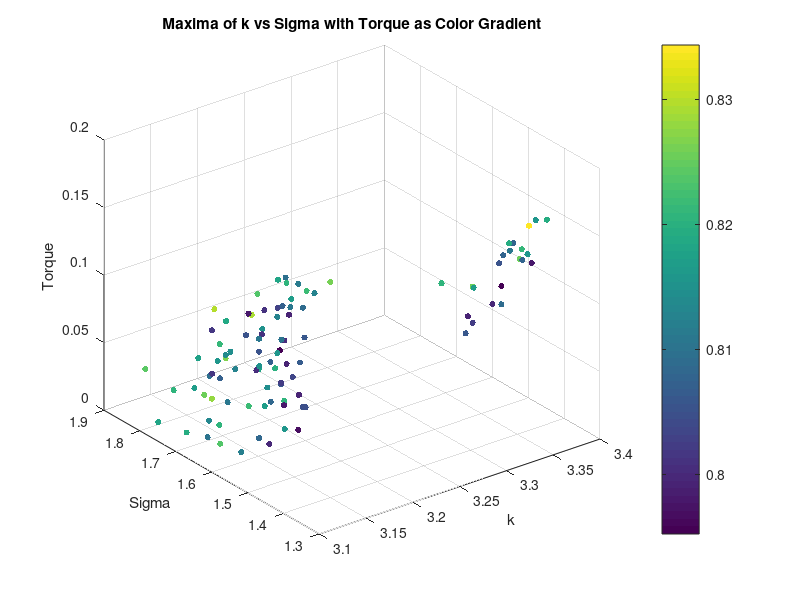
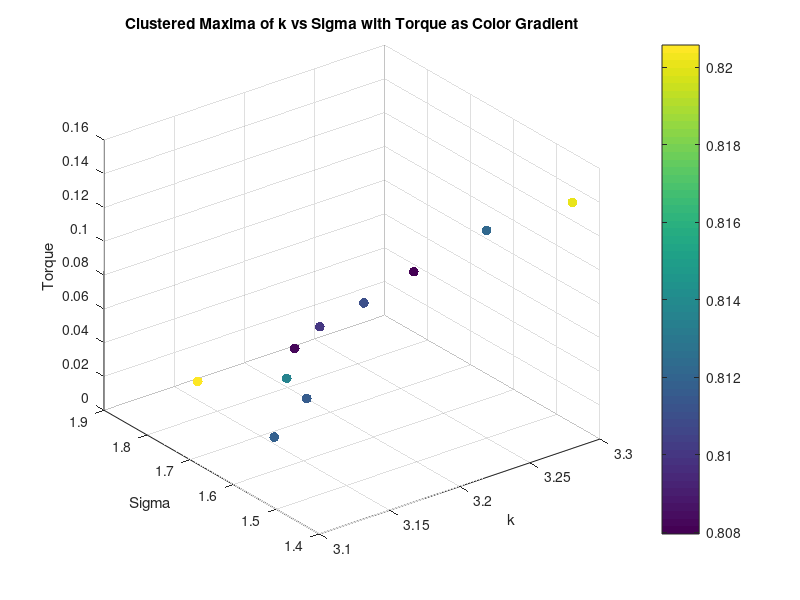
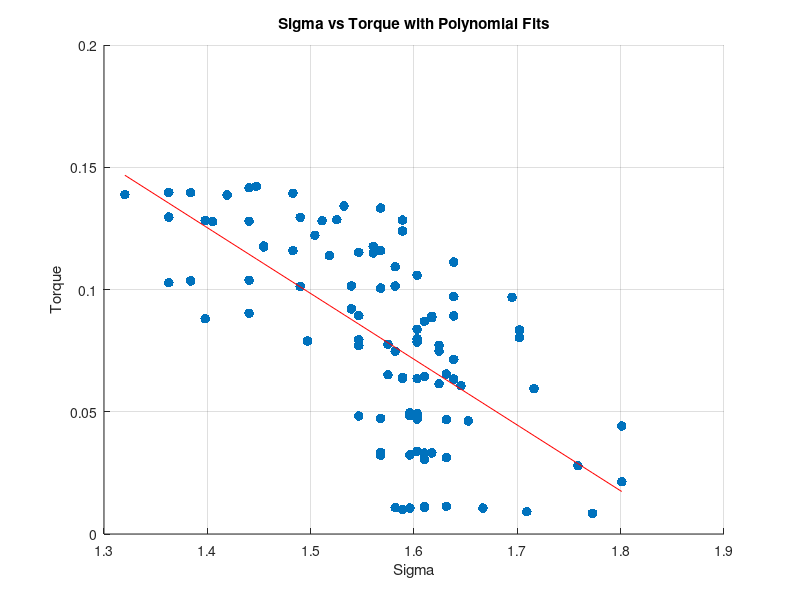
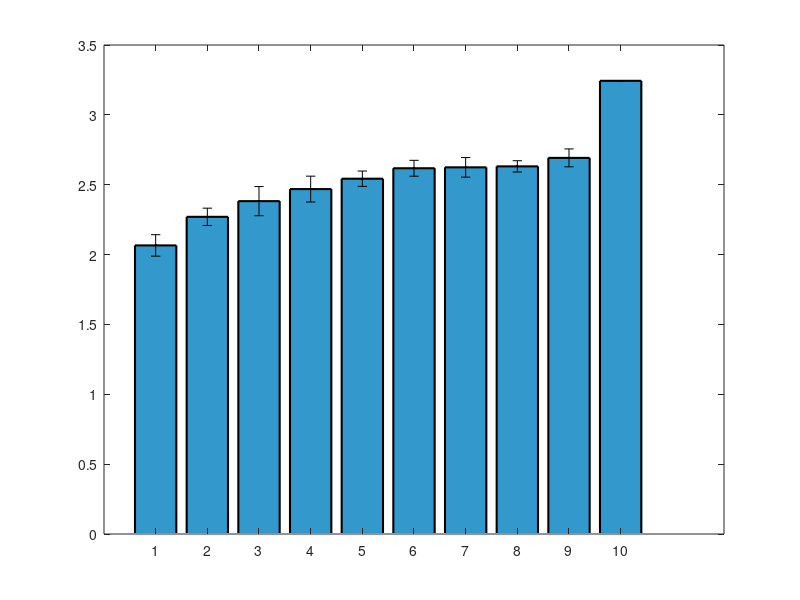

Write MATLAB code to recreate these figures, in order. (Note: this script raises an error after producing the figures.)
clear all;
close all;


%% Torque Analysis
load('maxima_data.mat');
scatter3(maxima_k, maxima_sigma, torque_values, 20, maxima_corr, 'filled');
xlabel('k');
ylabel('Sigma');
zlabel('Torque');
title('Maxima of k vs Sigma with Torque as Color Gradient');
colorbar;
grid on;
% K means clustering of torque into 10 clusters, taking mean of each cluster k, sigma and corr too
[cluster_idx, cluster_centers] = kmeans(torque_values', 10);
% Take the mean of each cluster
torque_means = zeros(10, 1);
sigma_means = zeros(10, 1);
sigma_stds = zeros(10, 1);
k_means = zeros(10, 1);
corr_means = zeros(10, 1);
for i = 1:10
    torque_means(i) = mean(torque_values(cluster_idx == i));
    sigma_means(i) = mean(maxima_sigma(cluster_idx == i));
    k_means(i) = mean(maxima_k(cluster_idx == i));
    corr_means(i) = mean(maxima_corr(cluster_idx == i));
    sigma_stds(i) = std(maxima_sigma(cluster_idx == i));
end
% Plot the clusters
figure;
scatter3(k_means, sigma_means, torque_means, 50, corr_means, 'filled');
xlabel('k');
ylabel('Sigma');
zlabel('Torque');
title('Clustered Maxima of k vs Sigma with Torque as Color Gradient');
colorbar;
grid on;
% Ensure data is sorted for polyfit
[sigma_sorted, sort_idx] = sort(maxima_sigma);
torque_sorted = torque_values(sort_idx);
% Display correlation between torque and sigma
disp('Correlation between Torque and Sigma:');
disp(corr(torque_sorted', sigma_sorted'));
% Display correlation between torque and sigma^2
disp('Correlation between Torque and Sigma^2:');
disp(corr(torque_sorted', sigma_sorted'.^2));
% Polyfit for sigma vs torque (order 1 and 2)
p1_sigma = polyfit(sigma_sorted, torque_sorted, 1);
% Calculate fitted values and normalized MSE for sigma vs torque
fitted_torque_p1_sigma = polyval(p1_sigma, sigma_sorted);
mse_p1_sigma = mean((torque_sorted - fitted_torque_p1_sigma).^2);
nmse_p1_sigma = mse_p1_sigma / var(torque_sorted);
% Display results for sigma vs torque
disp('Sigma vs Torque:');
disp(['Order 1 nMSE: ', num2str(nmse_p1_sigma)]);
%display correlation between torque and sigma
% Plot for sigma vs torque with polynomial fits (first instance)
figure;
scatter(sigma_sorted, torque_sorted, 50, 'filled','DisplayName', 'Data');
hold on;
plot(sigma_sorted, fitted_torque_p1_sigma, '-r', 'DisplayName', ...
    ['Order 1 Fit: y = ', num2str(p1_sigma(1)), 'x + ', num2str(p1_sigma(2)), ...
    ', nMSE = ', num2str(nmse_p1_sigma)]);
xlabel('Sigma');
ylabel('Torque');
title('Sigma vs Torque with Polynomial Fits');
grid on;

%Plot means of sigma as bar plot with variance as error bars
figure;
[sorted_sigma_means,idx] = sort(sigma_means);
sorted_sigma_stds = sigma_stds(idx);
bar(sorted_sigma_means.^2, 'FaceColor', [0.2 0.6 0.8], 'EdgeColor', 'k', 'LineWidth', 1.5);
% Set the x-ticks to the cluster indices
hold on;
errorbar(sorted_sigma_means.^2,sorted_sigma_stds, 'k.', 'LineWidth', 1.5);
ylim([1.9 3.5]);

xlabel('Torque Number');
ylabel('Mean Sigma');

% Ensure data is sorted for polyfit
[sigma_sorted, sort_idx] = sort(sigma_means);
torque_sorted = torque_means(sort_idx);
%Display correlation between torque and sigma
disp('Correlation between Torque and Sigma:');
disp(corr(torque_sorted, sigma_sorted));
%Display correlation between torque and sigma^2
disp('Correlation between Torque and Sigma^2:');
disp(corr(torque_sorted, sigma_sorted.^2));
% Polyfit for sigma vs torque (order 1 and 2)
p1_sigma = polyfit(sigma_sorted, torque_sorted, 1);
p2_sigma = polyfit(sigma_sorted, torque_sorted, 2);
% Calculate zitted values and normalized MSE for sigma vs torque
fitted_torque_p1_sigma = polyval(p1_sigma, sigma_sorted);
fitted_torque_p2_sigma = polyval(p2_sigma, sigma_sorted);
mse_p1_sigma = mean((torque_sorted - fitted_torque_p1_sigma).^2);
mse_p2_sigma = mean((torque_sorted - fitted_torque_p2_sigma).^2);
nmse_p1_sigma = mse_p1_sigma / var(torque_sorted);
nmse_p2_sigma = mse_p2_sigma / var(torque_sorted);
% Display results for sigma vs torque
disp('Sigma vs Torque:');
disp(['Order 1 nMSE: ', num2str(nmse_p1_sigma)]);
disp(['Order 2 nMSE: ', num2str(nmse_p2_sigma)]);
% Plot for sigma vs torque with polynomial fits (second instance)
figure;
scatter(sigma_sorted, torque_sorted, 50, 'filled', 'DisplayName', 'Data');
hold on;
% plot(sigma_sorted, fitted_torque_p1_sigma, '-r', 'DisplayName', ...
%     ['Order 1 Fit: y = ', num2str(p1_sigma(1)), 'x + ', num2str(p1_sigma(2)), ...
%     ', nMSE = ', num2str(nmse_p1_sigma)]);
% plot(sigma_sorted, fitted_torque_p2_sigma, '--g', 'DisplayName', ...
%     ['Order 2 Fit: y = ', num2str(p2_sigma(1)), 'x^2 + ', num2str(p2_sigma(2)), ...
%     'x + ', num2str(p2_sigma(3)), ', nMSE = ', num2str(nmse_p2_sigma)]);
xlabel('Sigma');
ylabel('Torque');
title('Sigma vs Torque with Polynomial Fits');
grid on;



% %% Diameter Analysis
% % Saved as diameter_value, k_values(max_k_idx), sigma_values(max_sigma_idx), max_val
% load('maxima_data_Diam.mat');

% figure;
% scatter3(maxima_matrix(:, 2), maxima_matrix(:, 3), maxima_matrix(:, 1), 50, maxima_matrix(:, 1), 'filled'); 
% xlabel('k');
% ylabel('Sigma');
% zlabel('Diameter');
% title('Maxima of k vs Sigma with Diameter as Color Gradient');
% colorbar;
% grid on;

% % K vs d
% % Ensure data is sorted for polyfit
% [k_sorted, sort_idx] = sort(maxima_matrix(:, 2));
% d_sorted = maxima_matrix(sort_idx, 1);
% % Display correlation between d and k
% disp('Correlation between Diameter and k:');
% disp(corr(d_sorted, k_sorted));

% %plot for k vs diam with polynomial fits
% figure;
% scatter(k_sorted, d_sorted, 50, d_sorted, 'filled', 'DisplayName', 'Data');
% colormap(jet); % High contrast colormap suitable for white background
% colorbar; % Add a colorbar to indicate the mapping of color to d_sorted values

% hold on;
% p1_k = polyfit(k_sorted, d_sorted, 1);
% fitted_d_p1_k = polyval(p1_k, k_sorted);
% mse_p1_k = mean((d_sorted - fitted_d_p1_k).^2);
% nmse_p1_k = mse_p1_k / var(d_sorted);
% disp('Diameter vs k:');
% disp(['Order 1 nMSE: ', num2str(nmse_p1_k)]);
% plot(k_sorted, fitted_d_p1_k, '-r', 'DisplayName', ...
%     ['Order 1 Fit: y = ', num2str(p1_k(1)), 'x + ', num2str(p1_k(2)), ...
%     ', nMSE = ', num2str(nmse_p1_k)]);
% xlabel('k');
% ylabel('Diameter');
% title('k vs Diameter with Polynomial Fits');
% legend('show');

% % Compute mean and std of sigma for each unique diameter
% unique_diameters = unique(maxima_matrix(:, 1));
% sigma_means_diameter = zeros(size(unique_diameters));
% sigma_stds_diameter = zeros(size(unique_diameters));

% for i = 1:length(unique_diameters)
%     sigma_values_for_diameter = maxima_matrix(maxima_matrix(:, 1) == unique_diameters(i), 3);
%     sigma_means_diameter(i) = mean(sigma_values_for_diameter);
%     sigma_stds_diameter(i) = std(sigma_values_for_diameter);
% end

% % Bar plot of mean sigma with error bars for each diameter
% figure;
% bar(unique_diameters, sigma_means_diameter, 'FaceColor', [0.2 0.6 0.8], 'EdgeColor', 'k', 'LineWidth', 1.5);
% hold on;
% errorbar(unique_diameters, sigma_means_diameter, sigma_stds_diameter, 'k.', 'LineWidth', 1.5);
% xlabel('Diameter');
% ylabel('Mean Sigma');
% title('Mean Sigma for Each Diameter with Error Bars');
% grid on;
